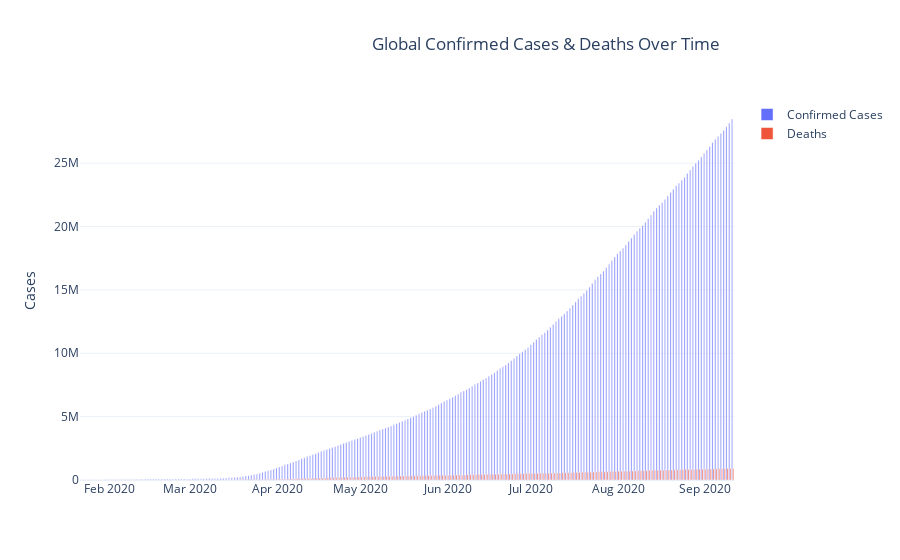

Notebook code for this chart:
### Markdown cell above
**Bar Graph**

### Code cell
# Using the data frame world_cases_all_time
plot = go.Figure(data=[
    go.Bar(name='Confirmed Cases', 
           x=world_cases_all_time['Date'],
           y=world_cases_all_time['Confirmed Cases']),
    go.Bar(name='Deaths',
          x=world_cases_all_time['Date'],
          y=world_cases_all_time['Deaths'])
])

plot.update_layout(title={'text': 'Global Confirmed Cases & Deaths Over Time', 'x':0.8},
                  xaxis_title=None,
                  yaxis_title='Cases',
                  legend={'title':None})

plot.show()

### Figure 1 — Plotly figure (JSON) as saved in the notebook; plotly's stock layout.template omitted (floating-point values rounded to 4 significant figures; data arrays with more than 128 entries replaced by an {"elided": "..."} marker saying what was removed)
{"data": [{"name": "Confirmed Cases", "type": "bar", "x": {"elided": "234 str values"}, "y": {"elided": "234 int values"}}, {"name": "Deaths", "type": "bar", "x": {"elided": "234 str values"}, "y": {"elided": "234 int values"}}], "layout": {"legend": {"title": {}}, "title": {"text": "Global Confirmed Cases & Deaths Over Time", "x": 0.8}, "xaxis": {"title": {}}, "yaxis": {"title": {"text": "Cases"}}}}
